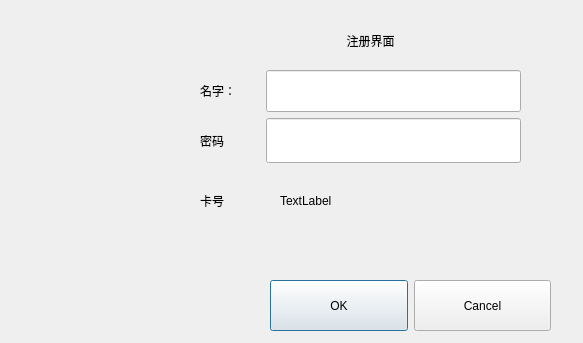
<?xml version="1.0" encoding="UTF-8"?>
<ui version="4.0">
 <class>RegisterDialog</class>
 <widget class="QDialog" name="RegisterDialog">
  <property name="geometry">
   <rect>
    <x>0</x>
    <y>0</y>
    <width>583</width>
    <height>343</height>
   </rect>
  </property>
  <property name="windowTitle">
   <string>Dialog</string>
  </property>
  <widget class="QLabel" name="label">
   <property name="geometry">
    <rect>
     <x>160</x>
     <y>20</y>
     <width>421</width>
     <height>41</height>
    </rect>
   </property>
   <property name="text">
    <string>注册界面</string>
   </property>
   <property name="alignment">
    <set>Qt::AlignCenter</set>
   </property>
  </widget>
  <widget class="QLabel" name="label_reg_ka">
   <property name="geometry">
    <rect>
     <x>200</x>
     <y>180</y>
     <width>61</width>
     <height>41</height>
    </rect>
   </property>
   <property name="text">
    <string>卡号</string>
   </property>
  </widget>
  <widget class="QLabel" name="label_reg_id">
   <property name="geometry">
    <rect>
     <x>280</x>
     <y>180</y>
     <width>261</width>
     <height>41</height>
    </rect>
   </property>
   <property name="text">
    <string>TextLabel</string>
   </property>
  </widget>
  <widget class="QWidget" name="layoutWidget">
   <property name="geometry">
    <rect>
     <x>200</x>
     <y>70</y>
     <width>321</width>
     <height>93</height>
    </rect>
   </property>
   <layout class="QGridLayout" name="gridLayout">
    <item row="0" column="0">
     <widget class="QLabel" name="label_regiter_name">
      <property name="minimumSize">
       <size>
        <width>60</width>
        <height>40</height>
       </size>
      </property>
      <property name="text">
       <string>名字：</string>
      </property>
     </widget>
    </item>
    <item row="0" column="1">
     <widget class="QLineEdit" name="line_reg_name">
      <property name="sizePolicy">
       <sizepolicy hsizetype="Expanding" vsizetype="Minimum">
        <horstretch>0</horstretch>
        <verstretch>0</verstretch>
       </sizepolicy>
      </property>
     </widget>
    </item>
    <item row="1" column="0">
     <widget class="QLabel" name="label_regiter_pass">
      <property name="minimumSize">
       <size>
        <width>60</width>
        <height>45</height>
       </size>
      </property>
      <property name="text">
       <string>密码</string>
      </property>
     </widget>
    </item>
    <item row="1" column="1">
     <widget class="QLineEdit" name="line_reg_pass">
      <property name="sizePolicy">
       <sizepolicy hsizetype="Expanding" vsizetype="Minimum">
        <horstretch>0</horstretch>
        <verstretch>0</verstretch>
       </sizepolicy>
      </property>
     </widget>
    </item>
   </layout>
  </widget>
  <widget class="QWidget" name="layoutWidget">
   <property name="geometry">
    <rect>
     <x>270</x>
     <y>280</y>
     <width>281</width>
     <height>51</height>
    </rect>
   </property>
   <layout class="QHBoxLayout" name="horizontalLayout">
    <item>
     <widget class="QPushButton" name="pushButton_ok">
      <property name="sizePolicy">
       <sizepolicy hsizetype="Minimum" vsizetype="Minimum">
        <horstretch>0</horstretch>
        <verstretch>0</verstretch>
       </sizepolicy>
      </property>
      <property name="text">
       <string>OK</string>
      </property>
     </widget>
    </item>
    <item>
     <widget class="QPushButton" name="pushButton__cancel">
      <property name="sizePolicy">
       <sizepolicy hsizetype="Minimum" vsizetype="Minimum">
        <horstretch>0</horstretch>
        <verstretch>0</verstretch>
       </sizepolicy>
      </property>
      <property name="text">
       <string>Cancel</string>
      </property>
     </widget>
    </item>
   </layout>
  </widget>
 </widget>
 <resources/>
 <connections/>
</ui>
